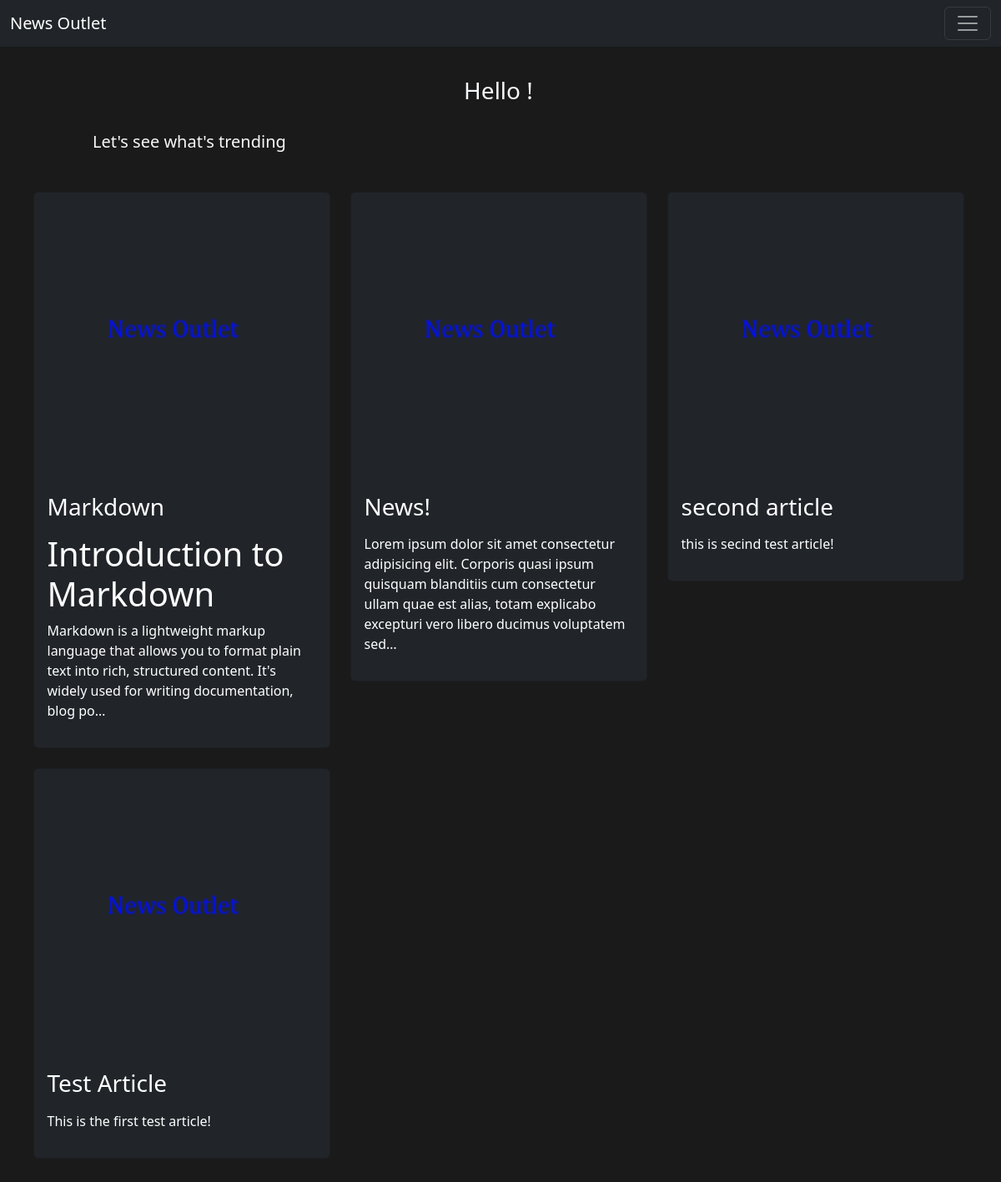
The page / on the database its author committed.
### news_outlet/models.py (models this page shows, shortened)
class Article(models.Model):
    author = models.ForeignKey(User, on_delete=models.CASCADE)
    title = models.CharField(max_length=200)
    created_at = models.DateTimeField(auto_now_add=True)
    content = models.TextField()  # Store the article content in Markdown format
    bookmarked_by = models.ManyToManyField(User, related_name='bookmarked_articles', blank=True)
    def get_rendered_content(self):
        return markdown2.markdown(self.content)

### news_outlet/views.py (the view)
# urls.py: path("", views.index, name="index"),
def index(request):
    articles = Article.objects.all().order_by("-created_at")
    context = {'articles': articles}
    return render(request, 'news_outlet/index.html', context)

### news_outlet/templates/news_outlet/index.html
{% extends "news_outlet/layout.html" %}
{% load static %}
{% block body %}
    <br><br><br>
    <div class="d-flex justify-content-center">
        <h3 class="mx-3 text-light">Hello {{ request.user.username }}!</h3>
    </div>
    <br>
    <h5 class="mx-5 px-5 text-light">Let's see what's trending</h5>
    <div class="container mt-5">
        <div class="row">
            {% for article in articles %}
                <div class="col-md-4 mb-4">
                    <div class="card text-white bg-dark">
                        <a href="{% url 'article_detail' article.pk %}" style="text-decoration: none;">
                            <img src="{% static 'news_outlet/img/placeholder.png' %}" class="card-img-top" alt="Article image">
                        </a>
                        <div class="card-body">
                            <h3 class="card-title">{{ article.title }}</h3>
                            <p class="card-text">{{ article.get_rendered_content|truncatechars:200|safe }}</p>
                        </div>
                    </div>
                </div>
            {% endfor %}
        </div>
    </div>
{% endblock %}

### news_outlet/static/news_outlet/styles.css (style rules this page uses)
body { margin: 10px; padding: 10px; padding-left: 5px; background-color: #1A1A1A; color: #D3D3D3; }

### rows shown on the page
Article: title "Markdown", get_rendered_content "Introduction to Markdown Markdown is a lightweight markup language that allows you to format plain text into rich, structured content. It's widely used for writing documentation, blog po…"
Article: title "News!", get_rendered_content "Lorem ipsum dolor sit amet consectetur adipisicing elit. Corporis quasi ipsum quisquam blanditiis cum consectetur ullam quae est alias, totam explicabo excepturi vero libero ducimus voluptatem sed…"
Article: title "second article", get_rendered_content "this is secind test article!"
Article: title "Test Article", get_rendered_content "This is the first test article!"
